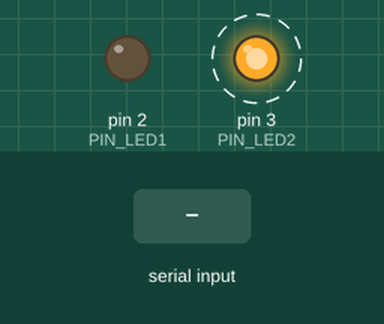
This sketch was run on a simulated Arduino Uno, built with avr-gcc and run on an emulated ATmega328P. Shown: output pins drawn as LEDs (lit = HIGH). Dashed ring = blinking. The inputs (shaded band) are chosen by the test bench. What the sketch prints to the serial monitor is not drawn.

Above: at 0.75 s.
At 1.2 s:
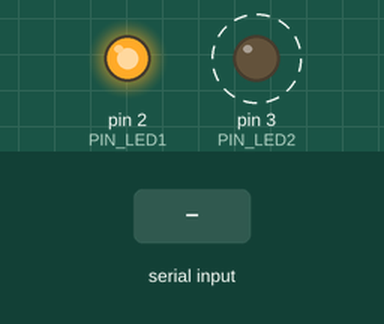
1.3 s: "1 90\n" received over Serial
At 1.62 s:
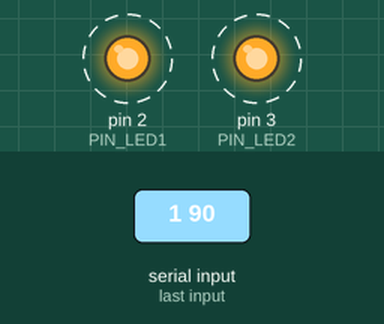
4.3 s: "90 45\n" received over Serial
7.3 s: "5\n" received over Serial
Timing chart, 0 to 16.3 s (numbered marks = the images above; inputs shaded):
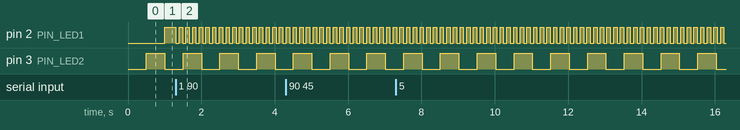

The sketch:

311_project_2.ino
```cpp
//********************************************************************
//Author: Shariq Moghees
//Date: 11/5/2025
//Course: CMPE 311, Prof. Kidd, Fall 2025
//Filename: 311_project_2
//********************************************************************

#define TRUE 1
#define FALSE 0
#define PIN_LED1 2   // LED 1 connected to digital pin 2
#define PIN_LED2 3   // LED 2 connected to digital pin 3

unsigned long delayStart1, delayStart2;
int ledOn1, ledOn2;
unsigned long intervalLed[3] = {0, 1000, 500}; // index 1 is LED1 and  index 2 is LED2
int waiting4led = FALSE, waiting4interval = FALSE;
int interval;
int setLedNum = 1;

//tasks declaration
void taskLED1(void);
void taskLED2(void);
void taskSerialHandler(void);

//tasklist for the CE
void (*tasks[])(void) = {taskLED1, taskLED2, taskSerialHandler};
const int NUM_TASKS = sizeof(tasks) / sizeof(tasks[0]);

void setup() {
  // put your setup code here, to run once:
  Serial.begin(9600);
  pinMode(PIN_LED1, OUTPUT);
  pinMode(PIN_LED2, OUTPUT);

  ledOn1 = FALSE;
  ledOn2 = FALSE;
  digitalWrite(PIN_LED1, LOW);
  digitalWrite(PIN_LED2, LOW);

  delayStart1 = millis();
  delayStart2 = millis();

  Serial.println("Cyclic Executive Good to go");
  Serial.print("Select LED and set interval (Format: <LED#> <interval_ms>): ");
  waiting4led = TRUE;
  waiting4interval = FALSE;
}

void loop() {
  //the loop will never actually call any LED logic, it just cycles through the array
  //of pointers that point to different tasks that contain the subroutines
  for (int i = 0; i < NUM_TASKS; i++) { // round robin
    (*tasks[i])(); // dispatch the tasks once per major cycle
  }
}

//TASK SUBROUTINES (this is where the actual logic is for all the different tasks in the cyclic executive)

//Blink LED #1
void taskLED1(void) {
  if ((millis() - delayStart1) > intervalLed[1]) { // still using millis so we can keep LEDs blinking asynchronously
    ledOn1 = !ledOn1;
    digitalWrite(PIN_LED1, ledOn1);
    delayStart1 = millis();
  }
}

//Blink LED #2 (same type of logic as LED #1)
void taskLED2(void) {
  if ((millis() - delayStart2) > intervalLed[2]) {
    ledOn2 = !ledOn2;
    digitalWrite(PIN_LED2, ledOn2);
    delayStart2 = millis();
  }
}

//Serial Input Handler
void taskSerialHandler(void) {
  static String inputString = "";  // buffer to collect serial input

  while (Serial.available()) {
    char inChar = (char)Serial.read();
    // End of line, so process full input
    if (inChar == '\n') { //only trigger on newline to prevent duplicate reads
      inputString.trim();
      if (inputString.length() > 0) {
        // Split with a space to take in LED number and interval at the same time
        int spaceIndex = inputString.indexOf(' ');
        if (spaceIndex > 0) {
          int ledNum = inputString.substring(0, spaceIndex).toInt();
          int interval = inputString.substring(spaceIndex + 1).toInt();

          if (ledNum >= 1 && ledNum <= 2 && interval > 0) {
            intervalLed[ledNum] = interval;
            Serial.print("LED");
            Serial.print(ledNum);
            Serial.print(" interval set to ");
            Serial.print(interval);
            Serial.println(" ms"); //newline
          } else {
            Serial.println("Invalid entry. Use: <LED#> <interval_ms>");
          }
        } else {
          Serial.println("Format: <LED#> <interval_ms>");
        }
      }
      Serial.print("\nSelect LED (enter a valid number): "); // added newline for clean formatting
      inputString = "";
    } else {
      inputString += inChar; // keep collecting characters
    }
  }
}
```

hello.c
```cpp
#include <stdio.h>

int main(){
  printf("Hello teach. My name is Shariq Moghees and I'm in your CMPE311 class.");
  return 0;
}
```

Measured:
- by itself, pin 2 (PIN_LED1): alternates HIGH for 0.09 s and LOW for 0.09 s
- by itself, pin 3 (PIN_LED2): alternates HIGH for 0.50 s and LOW for 0.50 s
